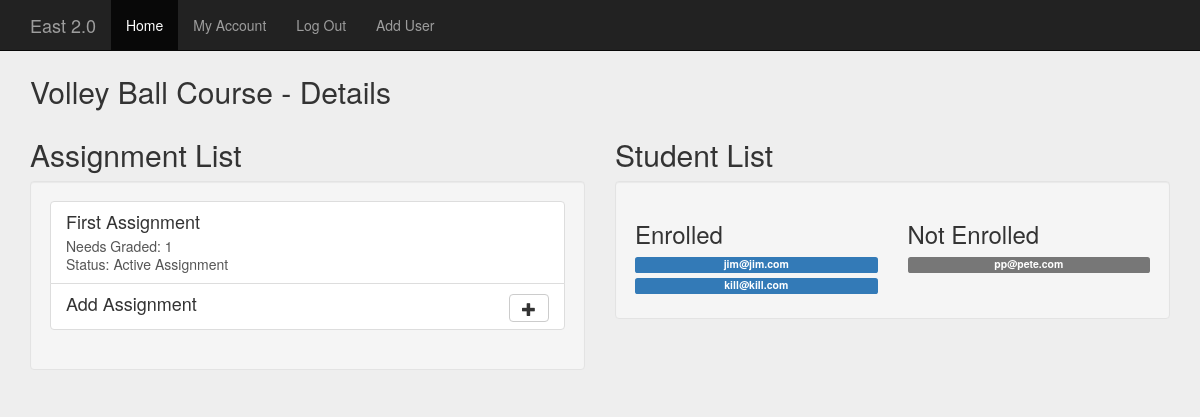
The page /index.php?action=course&courseID=1&semesterID=1 (signed in) on the database its author committed.
### tables this page shows
CREATE TABLE IF NOT EXISTS `assignments` (
  `ID` int(11) NOT NULL AUTO_INCREMENT,
  `Name` varchar(50) NOT NULL,
  `MaxPoints` int(11) NOT NULL,
  PRIMARY KEY (`ID`)
);

CREATE TABLE IF NOT EXISTS `courses` (
  `ID` int(11) NOT NULL AUTO_INCREMENT,
  `Name` varchar(50) NOT NULL,
  PRIMARY KEY (`ID`)
);

CREATE TABLE IF NOT EXISTS `users` (
  `Id` int(11) NOT NULL AUTO_INCREMENT,
  `Email` varchar(30) NOT NULL,
  `AccountType` int(1) NOT NULL,
  `Password` varchar(20) NOT NULL,
  `FirstName` varchar(20) NOT NULL,
  `LastName` int(20) NOT NULL,
  PRIMARY KEY (`Id`)
);

### functions.php (called while the page is built, shortened)
<?php
function connectToDB()
{
	$conn = new mysqli($hn, $un, $pw, $db);
	return $conn;
}
function getStaffCourseAssignments($courseID){
	$conn = connectToDB();
	$sql = 'SELECT c.ID, c.Name as CourseName, a.Name FROM assignments a, courseassignments ca, courses c ';
	$sql.= 'WHERE ca.CourseID='.$courseID .' AND a.ID=ca.AssignmentID AND c.ID=ca.CourseID';
	$result=$conn->query($sql);
	$assCount = 0;
	$data = null;
	$data['courseName'] = "New Course";
    while($row = $result->fetch_assoc()){
		$data['courseName'] = $row['CourseName'];
		$data['assignments'][$assCount]['assID'] = $row['ID'];
		$data['assignments'][$assCount]['assignmentName'] = $row['Name'];
		$data['assignments'][$assCount]['needsGraded'] = 1;
		$data['assignments'][$assCount]['completed'] = false;
		$assCount++;
	}
	return $data;
}
function getStudentsNotInCourse($courseID){
	$conn = connectToDB();
	$userCount = 0;
	$data = null;
	$sql = 'SELECT u.ID, u.Email FROM users u ';
	$sql.= 'WHERE u.AccountType=0 AND u.ID NOT IN (SELECT sc.StudentID FROM studentcourses sc WHERE sc.CourseID='.$courseID.' ) ';
	$result=$conn->query($sql);
    while($row = $result->fetch_assoc()){
		$data[$userCount]['studentID'] = $row['ID'];
		$data[$userCount]['studentName'] = $row['Email'];
		$userCount++;
	}
	return $data;
}
function getStudentsInCourse($courseID){
	$conn = connectToDB();
	$userCount = 0;
	$data = null;
	$sql = 'SELECT u.ID, u.Email FROM users u ';
	$sql.= 'WHERE u.AccountType=0 AND u.ID IN (SELECT sc.StudentID FROM studentcourses sc WHERE sc.CourseID='.$courseID.' ) ';
	$result=$conn->query($sql);
    while($row = $result->fetch_assoc()){
		$data[$userCount]['studentID'] = $row['ID'];
		$data[$userCount]['studentName'] = $row['Email'];
		$userCount++;
	}
	return $data;
}
?>

### staff/assignlist.php (the view, shortened to what this page needs)
<div class="container body-container">
<h2><?=$page['staffCourseAssignments']['courseName']?> - Details</h2>
<div class="row">
	<div class="col-md-6">
		<h2>Assignment List</h2>
		<div class="well">
			<div class="list-group">
			<?php
			foreach($page['staffCourseAssignments']['assignments'] as $ass){
				?>
			  <a href="?action=assignment&assID=<?=$ass['assID']?>" class="list-group-item">
				<h4 class="list-group-item-heading"><?=$ass['assignmentName']?></h4>
				<p class="list-group-item-text">Needs Graded: <?=$ass['needsGraded']?></p>
				<p class="list-group-item-text">Status: <?=($ass['completed']?'Past Assignment':'Active Assignment')?></p>
			  </a>
			   <?php
				}
				?>
			  <a id="addAssRow" class="list-group-item hoverMouse">
				<h4 class="list-group-item-heading"> <button  class="btn btn-default pull-right "><span class="glyphicon glyphicon-plus" aria-hidden="true"></span></button> Add Assignment</h4>
			  </a>
		</div>
		</div>
	</div>
	<div class="col-md-6">
		<h2>Student List</h2>
		<div class="well">
		<div class="row">
			<div class="col-sm-6">
			<h3>Enrolled</h3>
			<div id="enrolledList">
			<?php
			foreach($page['studentsEnrolled'] as $student){
				?>
				<span data-studentID="<?=$student['studentID']?>" data-enrolled="1" class="label label-primary hoverMouse enrollClick"><?=$student['studentName']?></span>
			<?php }?>
			</div>
			</div>
			<div class="col-sm-6">
			<h3>Not Enrolled</h3>
			<div id="notEnrolledList">
				<?php
				foreach($page['studentsNotEnrolled'] as $student){
				?>
				<span data-studentID="<?=$student['studentID']?>" data-enrolled="0" class="label label-default hoverMouse enrollClick"><?=$student['studentName']?></span>
				<?php
				}
				?>
			</div>
			</div>
		</div>
		</div>
	</div>
</div>
</div>

### css/signin.css (style rules this page uses)
body { padding-top: 40px; padding-bottom: 40px; background-color: #eee; }
.body-container { margin-top:15px; }
.hoverMouse { cursor:pointer; }
.enrollClick { display: inherit; margin-bottom: 5px; }

### rows shown on the page
assignments: Name "First Assignment", courses.ID "1"
users: Email "jim@jim.com"
users: Email "kill@kill.com"
users: Email "pp@pete.com"

### other values the page prints
$page['staffCourseAssignments']['courseName'] "Volley Ball Course"
